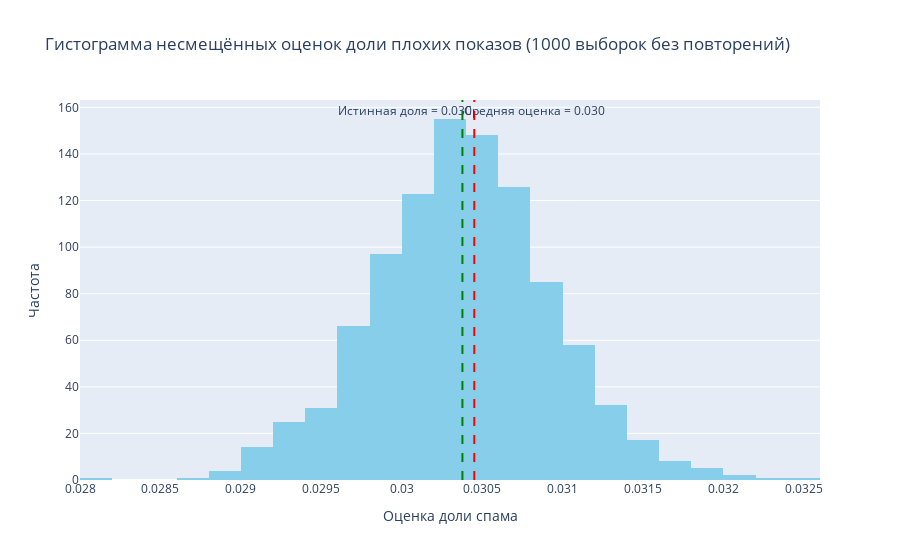

The cell this chart's notebook holds for it:
### Code cell
### ╰( ͡° ͜ʖ ͡° )つ▬▬ι═══════  bzzzzzzzzzz

# Параметры симуляций и выборки
n_simulations = 1000
sample_size = 1000
n_obs = df.shape[0]

# Предварительно вычисляем вероятности q для каждого видео
shows = df['shows'].values
total_shows = shows.sum()
q_all = shows / total_shows
spam_labels_all = df['is_spam'].values
p_hat_unbiased = np.empty(n_simulations)

for sim in range(n_simulations):
    # Отбираем выборку без повторений с вероятностями q_all
    sampled_indices = np.random.choice(n_obs, size=sample_size, replace=False, p=q_all)
    u_sample = np.random.uniform(size=sample_size)
    score_sample = np.log(u_sample) / shows[sampled_indices]
    
    # Сортируем выборку по убыванию score
    order = np.argsort(score_sample)[::-1]
    sorted_indices = sampled_indices[order]

    q_sampled = q_all[sorted_indices]
    spam_sampled = spam_labels_all[sorted_indices]
    
    # Вычисляем кумулятивную сумму q для отсортированной выборки
    S = np.cumsum(q_sampled)
    if sample_size > 1:
        r = 1 / (1 - S[1:])                  
        reverse_cumsum = np.cumsum(r[::-1])[::-1]
        weights = np.empty(sample_size)
        weights[:-1] = 1 + q_sampled[:-1] * reverse_cumsum  
        weights[-1] = 1.
    else:
        weights = np.array([1.])
    
    # Несмещённая оценка доли плохих показов для текущей симуляции
    p_hat_unbiased[sim] = np.sum(weights * spam_sampled) / np.sum(weights)

true_p = (df['shows'] * df['is_spam']).sum() / df['shows'].sum()
mean_unbiased = p_hat_unbiased.mean()
bias = mean_unbiased - true_p

print("Истинная доля плохих показов:", true_p)
print("Средняя несмещённая оценка:", mean_unbiased)
print("Среднее смещение:", bias)

# Строим гистограмму распределения оценок
fig = go.Figure()
fig.add_trace(go.Histogram(x=p_hat_unbiased, nbinsx=30, marker_color='skyblue'))
fig.add_vline(x=true_p, line=dict(color='red', dash='dash'),
              annotation_text=f'Истинная доля = {true_p:.3f}', annotation_position="top left")
fig.add_vline(x=mean_unbiased, line=dict(color='green', dash='dash'),
              annotation_text=f'Средняя оценка = {mean_unbiased:.3f}', annotation_position="top right")
fig.update_layout(
    title='Гистограмма несмещённых оценок доли плохих показов (1000 выборок без повторений)',
    xaxis_title='Оценка доли спама',
    yaxis_title='Частота'
)
fig.show()

### Figure 1 — Plotly figure (JSON) as saved in the notebook; plotly's stock layout.template omitted (floating-point values rounded to 4 significant figures; data arrays with more than 128 entries replaced by an {"elided": "..."} marker saying what was removed)
{"data": [{"marker": {"color": "skyblue"}, "nbinsx": 30, "type": "histogram", "x": {"elided": "1000 float values"}}], "layout": {"annotations": [{"showarrow": false, "text": "Истинная доля = 0.030", "x": 0.03045, "xanchor": "right", "xref": "x", "y": 1, "yanchor": "top", "yref": "y domain"}, {"showarrow": false, "text": "Средняя оценка = 0.030", "x": 0.03038, "xanchor": "left", "xref": "x", "y": 1, "yanchor": "top", "yref": "y domain"}], "shapes": [{"line": {"color": "red", "dash": "dash"}, "type": "line", "x0": 0.03045, "x1": 0.03045, "xref": "x", "y0": 0, "y1": 1, "yref": "y domain"}, {"line": {"color": "green", "dash": "dash"}, "type": "line", "x0": 0.03038, "x1": 0.03038, "xref": "x", "y0": 0, "y1": 1, "yref": "y domain"}], "title": {"text": "Гистограмма несмещённых оценок доли плохих показов (1000 выборок без повторений)"}, "xaxis": {"title": {"text": "Оценка доли спама"}}, "yaxis": {"title": {"text": "Частота"}}}}
